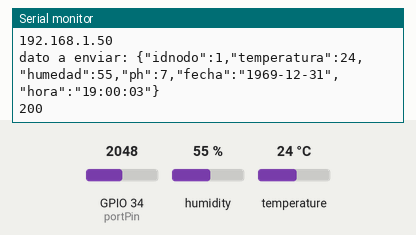
Recording of a program running on a simulated ESP32. Shown: the last lines printed to the serial monitor. Inputs (shaded band) come from the test bench; at power-on: humidity 55 %, GPIO 34 (portPin) = 2048, temperature 24 °C. WiFi joins after 1.5 s; servers stay silent unless stated; uploads are accepted with an empty reply; the local clock reads 2024-03-15 10:24:30 at power-on unless the program sets it.

Above: at 4.2 s.
4.3 s: humidity set to 22 %
At 8.48 s:
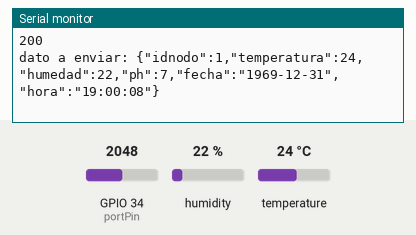
10.2 s: GPIO 34 (portPin) set to 2866
At 14.2 s:
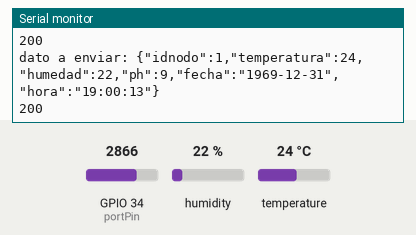
16.1 s: temperature set to 12 °C
At 20.6 s:
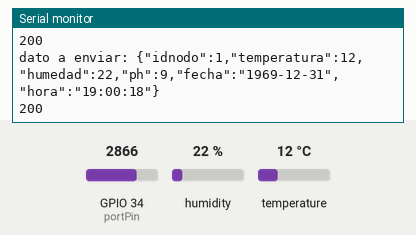
22.0 s: GPIO 34 (portPin) set to 3603
At 25.8 s:
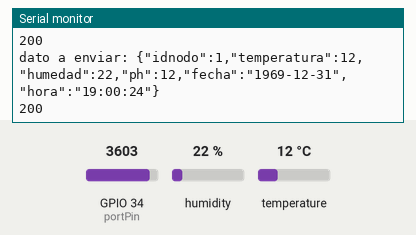
27.9 s: humidity set to 40 %
At 31.0 s:
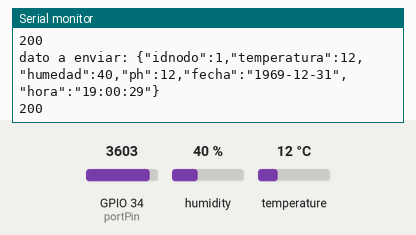
Timing chart, 0 to 32.5 s (numbered marks = the images above; inputs shaded):
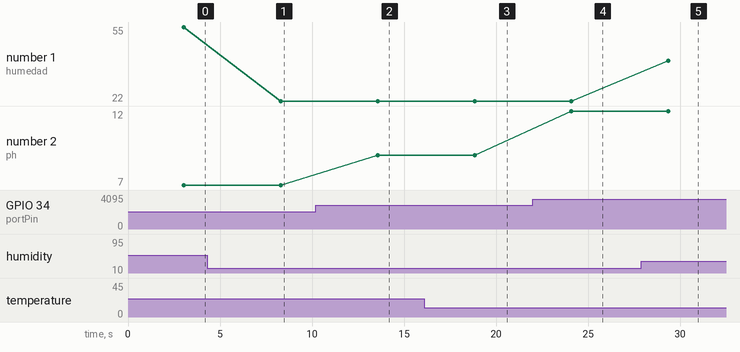

Measured:
- after the input at 4.3 s, the serial monitor: prints a new line after 4.0 s (image 1)
- after the input at 10.2 s, the serial monitor: prints a new line after 3.4 s (image 2)
- after the input at 16.1 s, the serial monitor: prints a new line after 2.7 s (image 3)
- after the input at 22.0 s, the serial monitor: prints a new line after 2.1 s (image 4)
- after the input at 27.9 s, the serial monitor: prints a new line after 1.5 s (image 5)
- plotted number 1: 55 → 22 after the input at 4.3 s, 22 → 40 after the input at 27.9 s
- plotted number 2: 7 → 9 after the input at 10.2 s

The program:

main.cpp
```cpp
#include <Arduino.h>
#include <ArduinoJson.h>

#include <HTTPClient.h>
//LIBRERIAS PARA DHT11 (TEMPERATURA Y HUMEDAD)
#include <Adafruit_Sensor.h>
#include <DHT.h>
//LIBRERIAS PARA FECHA Y HORA
#include <WiFi.h>
#include <NTPClient.h>
#include <WiFiUdp.h>
//DEFINICION DE PINES DHT11
#define DHTPIN 14  // 4 = PIN D4
#define DHTTYPE    DHT11
DHT dht(DHTPIN, DHTTYPE);
//potenciometro ph
const int portPin=34;
int valorPh=0;

// Define NTP Client to get time
WiFiUDP ntpUDP;
NTPClient timeClient(ntpUDP);

// Variables to save date and time
String formattedDate;
String dayStamp;
String timeStamp;

const char* ssid = "*****";//name wifi
const char* password = "*******"; // clave de wifi

void setup_wifi() {
  delay(10);
  // We start by connecting to a WiFi network
  Serial.println();
  Serial.print("Connecting to ");
  Serial.println(ssid);

  WiFi.begin(ssid, password);
  while (WiFi.status() != WL_CONNECTED) {
  delay(500);
  Serial.print(".");
}
  Serial.println("");
  Serial.println("WiFi connected");
  Serial.println("IP address: ");
  Serial.println(WiFi.localIP());
  // Initialize a NTPClient to get time
  timeClient.begin();
  // Set offset time in seconds to adjust for your timezone, for example:
  // COLOMBIA -5 , entonces -5*3600 ->  -18000
  timeClient.setTimeOffset(-18000); //Thailand +7 = 25200
}
void setup() {
  Serial.begin(9600); //Serial connection
  setup_wifi(); //WiFi connection
  delay(1500);
}


void loop() {
  // The formattedDate comes with the following format:
    // 2018-05-28T16:00:13Z
    // We need to extract date and time
  formattedDate = timeClient.getFormattedDate();
    // Extract date
  int splitT = formattedDate.indexOf("T");
  dayStamp = formattedDate.substring(0, splitT);
    //Serial.print("DATE: ");
    //Serial.println(dayStamp);
    // Extract time
  timeStamp = formattedDate.substring(splitT+1, formattedDate.length()-1);
  //temperatura y humedad
  float h= dht.readHumidity();
  float t =dht.readTemperature();
   //potenciometro ph
  valorPh=analogRead(portPin)/292.5;
  //----------------------
  String variable;
  int nodo_numero = 1;
  DynamicJsonDocument doc(1024); //creacion del json
  doc["idnodo"] = nodo_numero;
  doc["temperatura"] = t;
  doc["humedad"] = h;
  doc["ph"]=valorPh;
  doc["fecha"] = dayStamp;
  doc["hora"] = timeStamp;


  serializeJson(doc, variable);
  Serial.println("dato a enviar: "+ variable);
  HTTPClient http; //Declare object of class HTTPClient
  WiFiClient client;
  //Specify request destination
  //http.begin(client,"URL DEL SERVIDOR");
  //http.begin(client,"http://192.168.**:3000/"); //para mosquito o mqtt
  http.begin(client,"http://192.168.*.*:3000/datos");// para rest mysql
   //http.begin(client,"http://192.168.*.*:3000/datosm");// mongo rest
  http.addHeader("Content-Type", "application/json"); //Specify contenttype header
  int httpCode = http.POST(variable); //Send the request
  String payload = http.getString(); //Get the response payload
  Serial.println(httpCode); //Print HTTP return code
  Serial.println(payload); //Print request response payload
  http.end(); //Close connection
  delay(5000); //Send a request every 5 seconds
}
```
